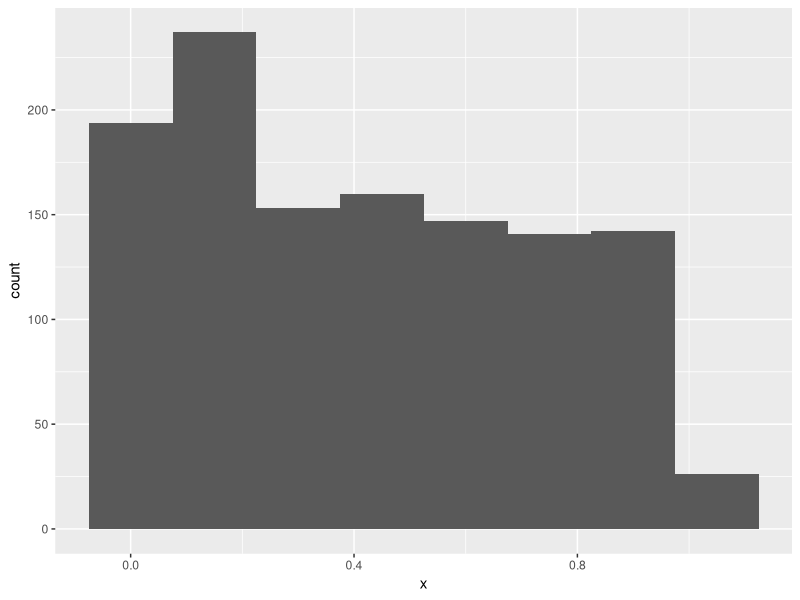
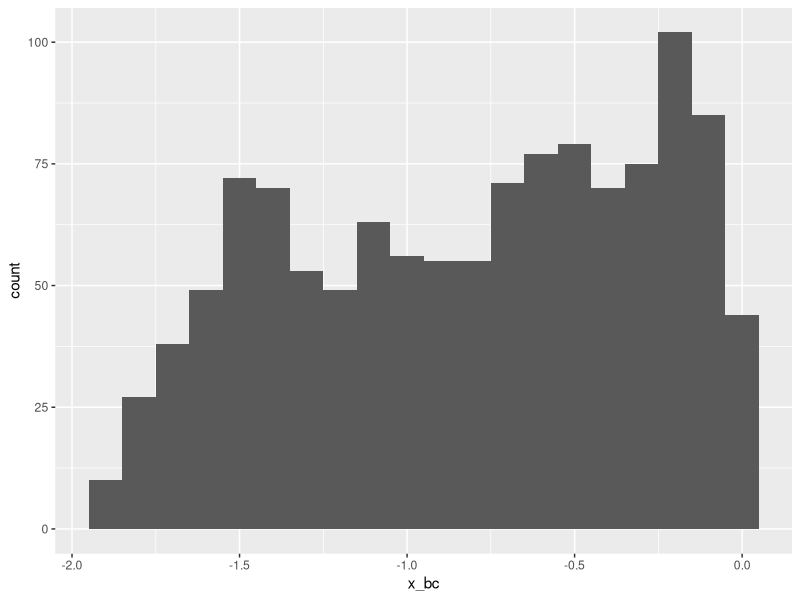
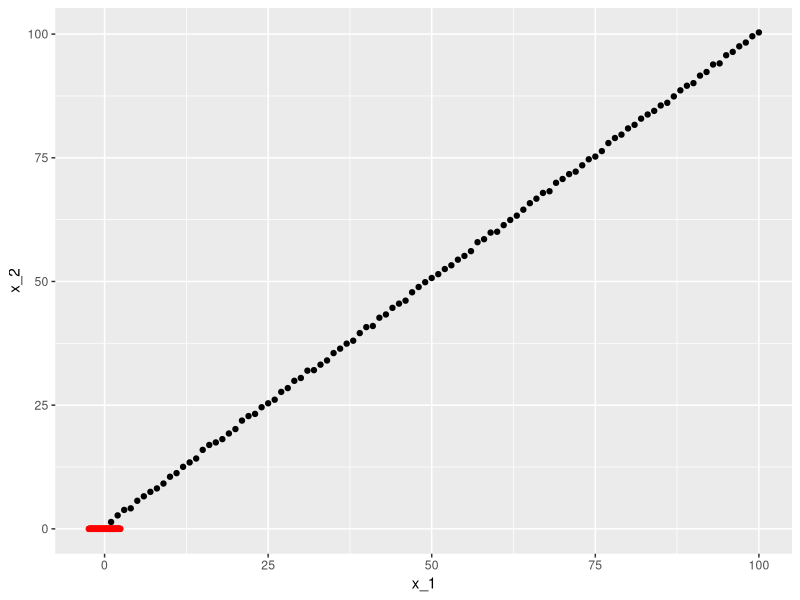
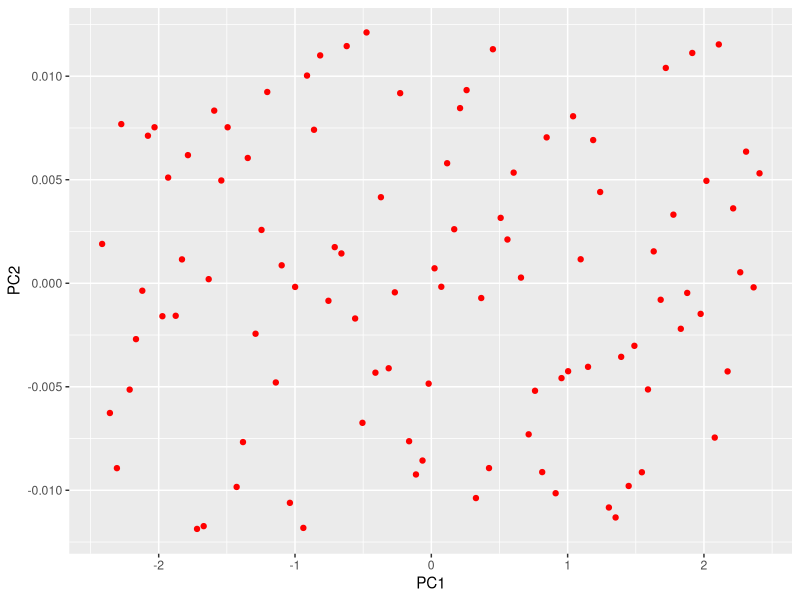

Reproduce these figures in R, in order.
#Center Scale
x <- c(1,2,3,4,5,6,7,8,9,10)
x_cs <- scale(x, center = TRUE, scale = TRUE)
print(x_cs)
attributes(x_cs)
attr(x, 'dim')
attr(x, 'scaled:center')
attr(x, 'scaled:scale')
attr(x, 'col_name') <- 'sample'

#Box Coc
# install.packages('caret')
# install.packages('e1071')
library(caret)
x <- c(runif(1000), .1*runif(100), .2*runif(100))
ggplot() + aes(x) + geom_histogram(binwidth = .15)
bc <- BoxCoxTrans(x)
x_bc <- predict(bc, x)
ggplot() + aes(x_bc) + geom_histogram(binwidth = .1)

#PCA
x_1 <- seq(100)
x_2 <- seq(100) + runif(100)
data <- cbind(x_1, x_2)
plot_1 <- ggplot(data = as.data.frame(data)) + geom_point(mapping=aes(x=x_1, y = x_2))
PCA_obj <- prcomp(data, center = TRUE, scale = TRUE)
attributes(PCA_obj)
PCA_obj$x %*% t(PCA_obj$rotation)
t(PCA_obj$x[,1]) %*% PCA_obj$x[,2]
cor(PCA_obj$x)
percent_variance <- PCA_obj$sdev^2 / sum(PCA_obj$sdev^2)
PCA_obj$rotation
plot_1 + geom_point(data = as.data.frame(PCA_obj$x), mapping = aes(x = PC1, y = PC2), color = 'red')
ggplot() + geom_point(data = as.data.frame(PCA_obj$x), mapping = aes(x = PC1, y = PC2), color = 'red')



